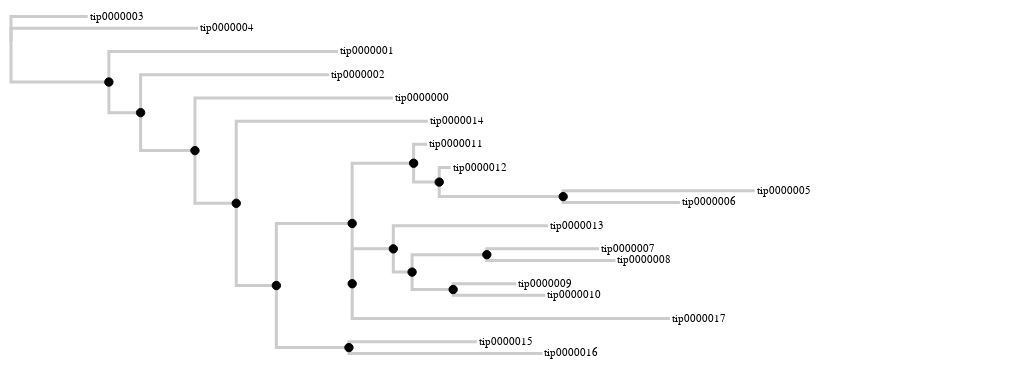

The notebook cell saved with this chart:
### Code cell
project.show()

### Figure 1 — Vega specification as saved in the notebook (floating-point values rounded to 4 significant figures)
{"$schema": "https://vega.github.io/schema/vega/v3.json", "data": [{"name": "tree", "transform": [{"key": "id", "parentKey": "parent", "type": "stratify"}, {"as": ["y0", "x0", "depth0", "children0"], "method": "cluster", "size": [{"signal": "height"}, {"signal": "width - 100"}], "type": "tree"}, {"as": ["y", "x", "depth", "children"], "method": "cluster", "size": [{"signal": "height"}, {"signal": "width - 100"}], "type": "tree"}, {"as": "x", "expr": "datum.distance * branchScale", "type": "formula"}, {"as": "y", "expr": "datum.y0 * (heightScale / 100)", "type": "formula"}], "values": [{"children": 3, "children0": 3, "depth": 0, "depth0": 0, "distance": 0, "id": "0", "label": "0", "length": 0, "parent": null, "type": "root", "x": 0, "x0": 0, "y": 33.57, "y0": 37.3}, {"children": 0, "children0": 0, "depth": 1, "depth0": 1, "distance": 0.3838, "id": "tip0000003", "label": "tip0000003", "length": 0.3838, "parent": "0", "type": "leaf", "x": 38.38, "x0": 900, "y": 10.45, "y0": 11.61}, {"children": 0, "children0": 0, "depth": 1, "depth0": 1, "distance": 0.9347, "id": "tip0000004", "label": "tip0000004", "length": 0.9347, "parent": "0", "type": "leaf", "x": 93.47, "x0": 900, "y": 20.9, "y0": 23.23}, {"children": 2, "children0": 2, "depth": 1, "depth0": 1, "distance": 0.4894, "id": "1", "label": "1", "length": 0.4894, "parent": "0", "type": "node", "x": 48.94, "x0": 81.82, "y": 69.34, "y0": 77.05}, {"children": 0, "children0": 0, "depth": 2, "depth0": 2, "distance": 1.635, "id": "tip0000001", "label": "tip0000001", "length": 1.146, "parent": "1", "type": "leaf", "x": 163.5, "x0": 900, "y": 41.81, "y0": 46.45}, {"children": 2, "children0": 2, "depth": 2, "depth0": 2, "distance": 0.6481, "id": "2", "label": "2", "length": 0.1587, "parent": "1", "type": "node", "x": 64.81, "x0": 163.6, "y": 96.88, "y0": 107.6}, {"children": 0, "children0": 0, "depth": 3, "depth0": 3, "distance": 1.591, "id": "tip0000002", "label": "tip0000002", "length": 0.9431, "parent": "2", "type": "leaf", "x": 159.1, "x0": 900, "y": 62.71, "y0": 69.68}, {"children": 2, "children0": 2, "depth": 3, "depth0": 3, "distance": 0.9198, "id": "3", "label": "3", "length": 0.2717, "parent": "2", "type": "node", "x": 91.98, "x0": 245.5, "y": 131.1, "y0": 145.6}, {"children": 0, "children0": 0, "depth": 4, "depth0": 4, "distance": 1.91, "id": "tip0000000", "label": "tip0000000", "length": 0.9898, "parent": "3", "type": "leaf", "x": 191.0, "x0": 900, "y": 83.61, "y0": 92.9}, {"children": 2, "children0": 2, "depth": 4, "depth0": 4, "distance": 1.126, "id": "4", "label": "4", "length": 0.2064, "parent": "3", "type": "node", "x": 112.6, "x0": 327.3, "y": 178.5, "y0": 198.3}, {"children": 0, "children0": 0, "depth": 5, "depth0": 5, "distance": 2.083, "id": "tip0000014", "label": "tip0000014", "length": 0.9571, "parent": "4", "type": "leaf", "x": 208.3, "x0": 900, "y": 104.5, "y0": 116.1}, {"children": 2, "children0": 2, "depth": 5, "depth0": 5, "distance": 1.327, "id": "5", "label": "5", "length": 0.2005, "parent": "4", "type": "node", "x": 132.7, "x0": 409.1, "y": 252.5, "y0": 280.5}, {"children": 2, "children0": 2, "depth": 6, "depth0": 6, "distance": 1.706, "id": "6", "label": "6", "length": 0.3791, "parent": "5", "type": "node", "x": 170.6, "x0": 490.9, "y": 196.6, "y0": 218.5}, {"children": 2, "children0": 2, "depth": 7, "depth0": 7, "distance": 2.013, "id": "7", "label": "7", "length": 0.3072, "parent": "6", "type": "node", "x": 201.3, "x0": 654.5, "y": 142.4, "y0": 158.2}, {"children": 0, "children0": 0, "depth": 8, "depth0": 8, "distance": 2.08, "id": "tip0000011", "label": "tip0000011", "length": 0.06723, "parent": "7", "type": "leaf", "x": 208.0, "x0": 900, "y": 125.4, "y0": 139.4}, {"children": 2, "children0": 2, "depth": 8, "depth0": 8, "distance": 2.141, "id": "8", "label": "8", "length": 0.1281, "parent": "7", "type": "node", "x": 214.1, "x0": 736.4, "y": 159.4, "y0": 177.1}, {"children": 0, "children0": 0, "depth": 9, "depth0": 9, "distance": 2.198, "id": "tip0000012", "label": "tip0000012", "length": 0.0569, "parent": "8", "type": "leaf", "x": 219.8, "x0": 900, "y": 146.3, "y0": 162.6}, {"children": 2, "children0": 2, "depth": 9, "depth0": 9, "distance": 2.761, "id": "9", "label": "9", "length": 0.6197, "parent": "8", "type": "node", "x": 276.1, "x0": 818.2, "y": 172.5, "y0": 191.6}, {"children": 0, "children0": 0, "depth": 10, "depth0": 10, "distance": 3.719, "id": "tip0000005", "label": "tip0000005", "length": 0.9577, "parent": "9", "type": "leaf", "x": 371.9, "x0": 900, "y": 167.2, "y0": 185.8}, {"children": 0, "children0": 0, "depth": 10, "depth0": 10, "distance": 3.345, "id": "tip0000006", "label": "tip0000006", "length": 0.5836, "parent": "9", "type": "leaf", "x": 334.5, "x0": 900, "y": 177.7, "y0": 197.4}, {"children": 2, "children0": 2, "depth": 7, "depth0": 7, "distance": 1.706, "id": "10", "label": "10", "length": 0.0002719, "parent": "6", "type": "node", "x": 170.6, "x0": 572.7, "y": 250.8, "y0": 278.7}, {"children": 2, "children0": 2, "depth": 8, "depth0": 8, "distance": 1.912, "id": "11", "label": "11", "length": 0.2055, "parent": "10", "type": "node", "x": 191.2, "x0": 654.5, "y": 219.5, "y0": 243.9}, {"children": 0, "children0": 0, "depth": 9, "depth0": 9, "distance": 2.685, "id": "tip0000013", "label": "tip0000013", "length": 0.7734, "parent": "11", "type": "leaf", "x": 268.5, "x0": 900, "y": 198.6, "y0": 220.6}, {"children": 2, "children0": 2, "depth": 9, "depth0": 9, "distance": 2.005, "id": "12", "label": "12", "length": 0.09389, "parent": "11", "type": "node", "x": 200.5, "x0": 736.4, "y": 240.4, "y0": 267.1}, {"children": 2, "children0": 2, "depth": 10, "depth0": 10, "distance": 2.379, "id": "13", "label": "13", "length": 0.3737, "parent": "12", "type": "node", "x": 237.9, "x0": 818.2, "y": 224.7, "y0": 249.7}, {"children": 0, "children0": 0, "depth": 11, "depth0": 11, "distance": 2.941, "id": "tip0000007", "label": "tip0000007", "length": 0.5613, "parent": "13", "type": "leaf", "x": 294.1, "x0": 900, "y": 219.5, "y0": 243.9}, {"children": 0, "children0": 0, "depth": 11, "depth0": 11, "distance": 3.022, "id": "tip0000008", "label": "tip0000008", "length": 0.6431, "parent": "13", "type": "leaf", "x": 302.2, "x0": 900, "y": 229.9, "y0": 255.5}, {"children": 2, "children0": 2, "depth": 10, "depth0": 10, "distance": 2.211, "id": "14", "label": "14", "length": 0.2052, "parent": "12", "type": "node", "x": 221.1, "x0": 818.2, "y": 256.1, "y0": 284.5}, {"children": 0, "children0": 0, "depth": 11, "depth0": 11, "distance": 2.526, "id": "tip0000009", "label": "tip0000009", "length": 0.3153, "parent": "14", "type": "leaf", "x": 252.6, "x0": 900, "y": 250.8, "y0": 278.7}, {"children": 0, "children0": 0, "depth": 11, "depth0": 11, "distance": 2.671, "id": "tip0000010", "label": "tip0000010", "length": 0.4608, "parent": "14", "type": "leaf", "x": 267.1, "x0": 900, "y": 261.3, "y0": 290.3}, {"children": 0, "children0": 0, "depth": 8, "depth0": 8, "distance": 3.294, "id": "tip0000017", "label": "tip0000017", "length": 1.588, "parent": "10", "type": "leaf", "x": 329.4, "x0": 900, "y": 282.2, "y0": 313.5}, {"children": 2, "children0": 2, "depth": 6, "depth0": 6, "distance": 1.69, "id": "15", "label": "15", "length": 0.363, "parent": "5", "type": "node", "x": 169.0, "x0": 818.2, "y": 308.3, "y0": 342.6}, {"children": 0, "children0": 0, "depth": 7, "depth0": 7, "distance": 2.329, "id": "tip0000015", "label": "tip0000015", "length": 0.6391, "parent": "15", "type": "leaf", "x": 232.9, "x0": 900, "y": 303.1, "y0": 336.8}, {"children": 0, "children0": 0, "depth": 7, "depth0": 7, "distance": 2.657, "id": "tip0000016", "label": "tip0000016", "length": 0.9674, "parent": "15", "type": "leaf", "x": 265.7, "x0": 900, "y": 313.5, "y0": 348.4}]}, {"name": "links", "source": "tree", "transform": [{"key": "id", "type": "treelinks"}, {"orient": "horizontal", "shape": "orthogonal", "type": "linkpath"}]}, {"name": "nodes", "source": "tree", "transform": [{"expr": "datum.type == 'node'", "type": "filter"}]}, {"name": "leaves", "source": "tree", "transform": [{"expr": "datum.type == 'leaf'", "type": "filter"}]}], "height": 360, "marks": [{"encode": {"update": {"path": {"field": "path"}, "stroke": {"value": "#ccc"}, "strokeWidth": {"value": 3}}}, "from": {"data": "links"}, "type": "path"}, {"encode": {"enter": {"size": {"value": 70}, "stroke": {"value": "#000"}}, "update": {"fill": {"value": "#000"}, "x": {"field": "x"}, "y": {"field": "y"}}}, "from": {"data": "nodes"}, "name": "ancestor", "type": "symbol"}, {"encode": {"enter": {"fill": {"value": "#000"}, "text": {"field": "label"}}, "update": {"dx": {"value": 2}, "dy": {"value": 3}, "x": {"field": "x"}, "y": {"field": "y"}}}, "from": {"data": "leaves"}, "type": "text"}], "padding": 5, "scales": [{"domain": {"data": "tree", "field": "depth"}, "name": "color", "range": {"scheme": "magma"}, "type": "sequential", "zero": true}], "signals": [{"bind": {"input": "range", "max": 500, "min": 0, "step": 50}, "name": "branchScale", "value": 200}, {"bind": {"input": "range", "max": 100, "min": 0, "step": 5}, "name": "heightScale", "value": 100}, {"name": "cladify", "on": [{"events": "@ancestor:mousedown, @ancestor:touchstart", "update": "datum"}], "value": "datum"}], "width": 1000}
